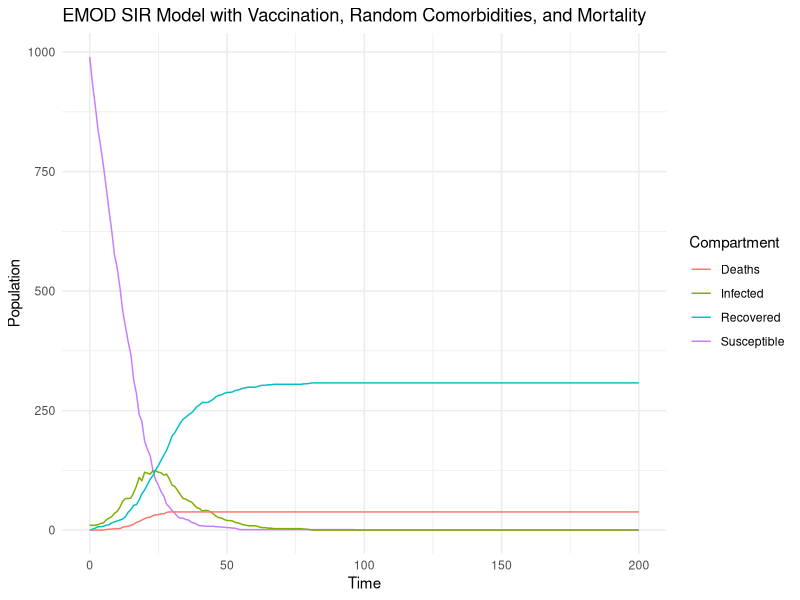

This figure's R source:
simulate_emod <- function(S0, I0, R0, beta, gamma, timesteps, vaccination_rate, sd_factor, mask_factor, 
                          age_factor_mean, heart_disease_factor_mean, diabetes_factor_mean, 
                          lung_disease_factor_mean, obesity_factor_mean, kidney_disease_factor_mean) {
  
  # Initialize vectors to store results
  S <- numeric(timesteps + 1)
  I <- numeric(timesteps + 1)
  R <- numeric(timesteps + 1)
  Deaths <- numeric(timesteps + 1)  # Track the number of deaths
  p_infection <- numeric(timesteps + 1)
  p_recovery <- numeric(timesteps + 1)
  
  # Initialize health conditions for each individual
  age_factor <- rbinom(S0, 1, age_factor_mean)  # Randomly assign age vulnerability
  heart_disease_factor <- rbinom(S0, 1, heart_disease_factor_mean)  # Randomly assign heart disease
  diabetes_factor <- rbinom(S0, 1, diabetes_factor_mean)  # Randomly assign diabetes
  lung_disease_factor <- rbinom(S0, 1, lung_disease_factor_mean)  # Randomly assign lung disease
  obesity_factor <- rbinom(S0, 1, obesity_factor_mean)  # Randomly assign obesity
  kidney_disease_factor <- rbinom(S0, 1, kidney_disease_factor_mean)  # Randomly assign kidney disease
  
  S[1] <- S0
  I[1] <- I0
  R[1] <- R0
  p_infection[1] <- NA
  p_recovery[1] <- NA
  Deaths[1] <- 0  # No deaths initially
  
  # Run the simulation over discrete time steps
  for (t in 1:timesteps) {
    # Apply random variability in social distancing and mask usage
    distance_effect <- rnorm(1, mean = 1, sd = sd_factor)  # Social distancing effect
    mask_effect <- rnorm(1, mean = 1, sd = mask_factor)  # Mask usage effect
    
    # Adjust the transmission rate with these factors
    adjusted_beta <- beta * distance_effect * mask_effect
    
    # Calculate the probability of infection and recovery
    p_infection[t] <- 1 - exp(-adjusted_beta * I[t] / (S[t] + I[t] + R[t]))
    p_recovery[t] <- 1 - exp(-gamma)
    
    # Calculate the number of new infections and recoveries
    new_infections <- rbinom(1, S[t], p_infection[t])
    new_recoveries <- rbinom(1, I[t], p_recovery[t])
    
    vaccinated <- rbinom(1, S[t], vaccination_rate)
    
    # Calculate the number of deaths based on random comorbidity presence
    # Calculate probability of death for infected individuals
    # The sum of all disease risk factors is used to calculate the death probability
    death_prob <- rnorm(new_infections, mean = 0, sd = 0.05)  # Base probability of death (without comorbidities)
    
    # Apply each disease risk factor by adding their effects if the person has the condition
    death_prob <- death_prob + (age_factor[1:new_infections] * 0.3)  # Add risk if in vulnerable age
    death_prob <- death_prob + (heart_disease_factor[1:new_infections] * 0.5)  # Heart disease risk
    death_prob <- death_prob + (diabetes_factor[1:new_infections] * 0.4)  # Diabetes risk
    death_prob <- death_prob + (lung_disease_factor[1:new_infections] * 0.6)  # Lung disease risk
    death_prob <- death_prob + (obesity_factor[1:new_infections] * 0.7)  # Obesity risk
    death_prob <- death_prob + (kidney_disease_factor[1:new_infections] * 0.5)  # Kidney disease risk
    
    # Apply the death probability (with bounds between 0 and 1)
    death_prob <- pmin(pmax(death_prob, 0), 1)  # Ensure it's between 0 and 1
    
    # Calculate the deaths today based on the death probability for each new infection
    deaths_today <- sum(rbinom(new_infections, 1, death_prob))  # Number of deaths today
    
    # Update the populations
    S[t + 1] <- S[t] - new_infections - vaccinated
    I[t + 1] <- I[t] + new_infections - new_recoveries - deaths_today
    R[t + 1] <- R[t] + new_recoveries
    Deaths[t + 1] <- Deaths[t] + deaths_today
  }
  
  # Return a data frame with results
  data.frame(Time = 0:timesteps, 
             S = S, 
             I = I, 
             R = R, 
             Deaths = Deaths, 
             P_Infection = round(p_infection, 4), 
             P_Recovery = round(p_recovery, 4))
}

# Establecer parámetros
S0 <- 990       # Número inicial de individuos susceptibles
I0 <- 10        # Número inicial de infectados
R0 <- 0         # Número inicial de recuperados
beta <- 0.3     # Tasa de transmisión
gamma <- 0.1    # Tasa de recuperación
vaccination_rate <- 0.05  # Tasa de vacunación
timesteps <- 200 # Número de pasos de tiempo

# Factores de riesgo (probabilidades entre 0 y 1)
age_factor_mean <- 0.02  # 20% de la población tiene vulnerabilidad por edad
heart_disease_factor_mean <- 0.03  # 30% de la población tiene enfermedades cardíacas
diabetes_factor_mean <- 0.05  # 25% de la población tiene diabetes
lung_disease_factor_mean <- 0.02  # 20% de la población tiene enfermedades pulmonares
obesity_factor_mean <- 0.05  # 35% de la población tiene obesidad
kidney_disease_factor_mean <- 0.01  # 10% de la población tiene enfermedad renal

# Ejecutar la simulación
results <- simulate_emod(S0, I0, R0, beta, gamma, timesteps, vaccination_rate, 
                         sd_factor = 0.2, mask_factor = 0.2, 
                         age_factor_mean, heart_disease_factor_mean, diabetes_factor_mean, 
                         lung_disease_factor_mean, obesity_factor_mean, kidney_disease_factor_mean)

# Graficar los resultados
library(ggplot2)
ggplot(results, aes(x = Time)) +
  geom_line(aes(y = S, color = "Susceptible")) +
  geom_line(aes(y = I, color = "Infected")) +
  geom_line(aes(y = R, color = "Recovered")) +
  geom_line(aes(y = Deaths, color = "Deaths")) +
  labs(y = "Population", color = "Compartment") +
  theme_minimal() +
  ggtitle("EMOD SIR Model with Vaccination, Random Comorbidities, and Mortality")

